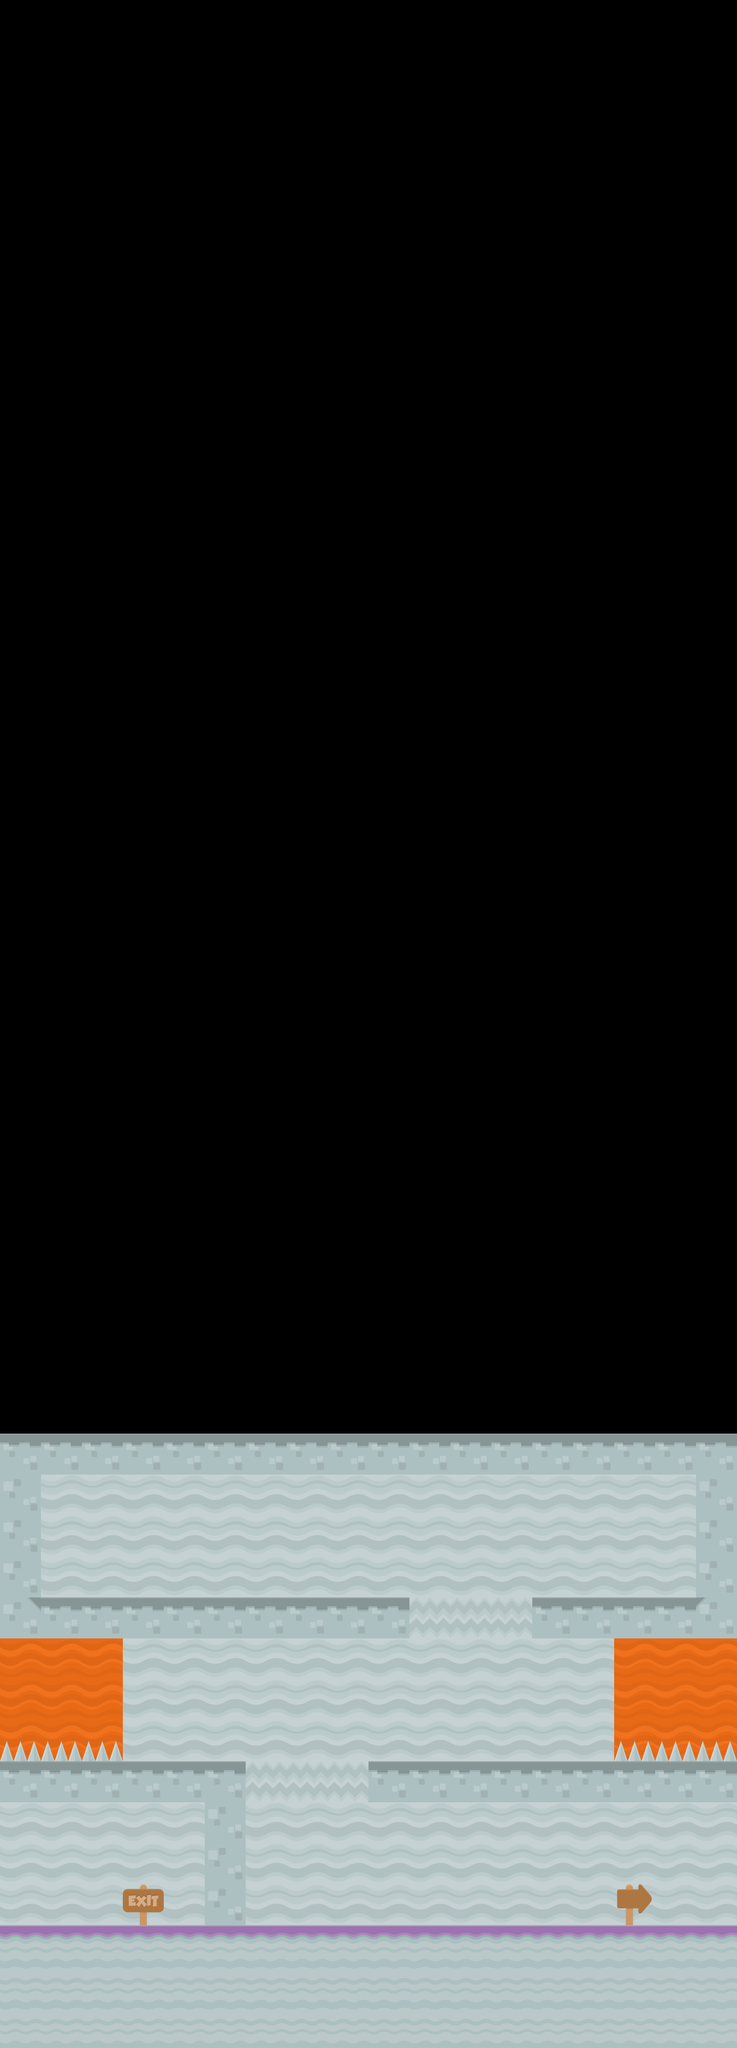

Tiled map render using the project's own tile images. Description and the map definition, with tile-layer contents summarised, below:
An orthogonal 18x50 tile map with 128x128 px tiles, 6 tile layers (Background, Deathground, Player, Platforms, ...).

<map version="1.10" tiledversion="1.10.2" orientation="orthogonal" renderorder="right-down" width="18" height="50" tilewidth="128" tileheight="128" infinite="0" nextlayerid="7" nextobjectid="1">
 <editorsettings>
  <export target="test_map2.json" format="json" />
 </editorsettings>
 <tileset firstgid="1" source="test_map_tiles.tsx" />
 <layer id="3" name="Background" width="18" height="50">
  <data>[900 cells, 195 non-empty, 4 distinct tile ids]</data>
 </layer>
 <layer id="5" name="Deathground" width="18" height="50">
  <data>[900 cells, 6 non-empty, 1 distinct tile ids]</data>
 </layer>
 <layer id="1" name="Player" width="18" height="50">
  <properties>
   <property name="start_x" value="4" />
   <property name="start_y" value="12" />
  </properties>
  <data>[900 cells, 0 non-empty, 0 distinct tile ids]</data>
 </layer>
 <layer id="4" name="Platforms" width="18" height="50">
  <data>[900 cells, 75 non-empty, 5 distinct tile ids]</data>
 </layer>
 <layer id="2" name="Foreground" width="18" height="50">
  <data>[900 cells, 1 non-empty, 1 distinct tile ids]</data>
 </layer>
 <layer id="6" name="Goal" width="18" height="50">
  <data>[900 cells, 1 non-empty, 1 distinct tile ids]</data>
 </layer>
</map>
